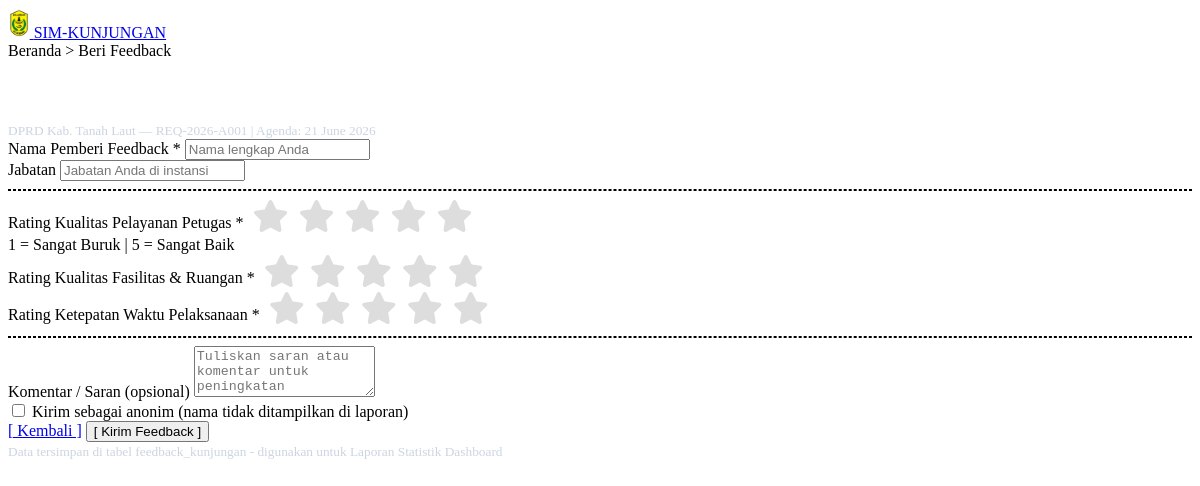
The app's page /feedback.php, older data.
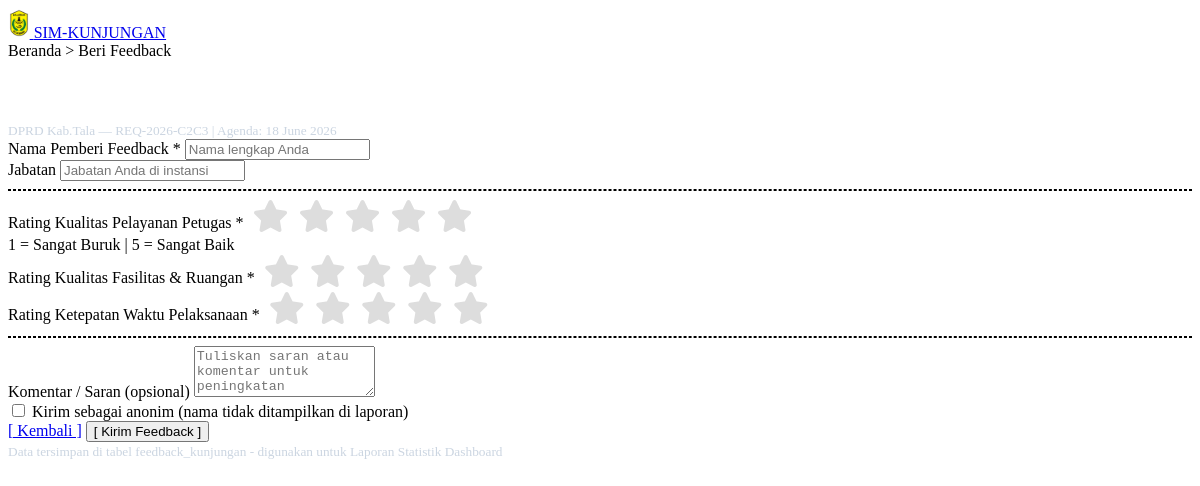
The same page, newer data.
### tables this page shows
CREATE TABLE `kunjungan` (
  `id_kunjungan` int NOT NULL,
  `kode_booking` varchar(20) DEFAULT NULL,
  `email_pemohon` varchar(100) DEFAULT NULL,
  `no_hp_pemohon` varchar(20) DEFAULT NULL,
  `no_register` varchar(50) DEFAULT NULL,
  `jenis_pendaftaran` enum('online','walk-in') DEFAULT 'online',
  `id_kategori` int DEFAULT NULL,
  `tgl_surat_permohonan` date DEFAULT NULL,
  `tgl_kunjungan` date DEFAULT NULL,
  `waktu_kunjungan` time DEFAULT NULL,
  `nama_instansi_tamu` varchar(150) DEFAULT NULL,
  `alamat_instansi` text,
  `jumlah_peserta_rencana` int DEFAULT NULL,
  `materi_kunjungan` text,
  `file_surat_permohonan` varchar(255) DEFAULT NULL,
  `no_skk` varchar(100) DEFAULT NULL,
  `tgl_skk` date DEFAULT NULL,
  `instansi_pengirim_skk` varchar(150) DEFAULT NULL,
  `perihal_skk` varchar(255) DEFAULT NULL,
  `file_skk` varchar(255) DEFAULT NULL,
  `id_pj` int DEFAULT NULL,
  `id_ruangan` int DEFAULT NULL,
  `id_admin_verif` int DEFAULT NULL,
  `status_kegiatan` enum('pending','dijadwalkan','sedang berkunjung','selesai','batal') DEFAULT 'pending',
  `alasan_pembatalan` text,
  `tgl_pembatalan` datetime DEFAULT NULL,
  `qr_code_data` varchar(500) DEFAULT NULL,
  `qr_code_path` varchar(255) DEFAULT NULL,
  `status_kehadiran` enum('belum','hadir','selesai') DEFAULT 'belum',
  `waktu_scan` timestamp NULL DEFAULT NULL,
  `batas_waktu_kunjungan` datetime DEFAULT NULL,
  `waktu_checkout` timestamp NULL DEFAULT NULL,
  `created_at` timestamp NOT NULL DEFAULT CURRENT_TIMESTAMP
);

### feedback.php (the view, shortened to what the changed rows need)
<?php
include 'koneksi.php';
$pesan_sukses = "";
$id_kunjungan = isset($_GET['id']) ? intval($_GET['id']) : 1;
$instansi_tamu = "DPRD Kab. Tanah Laut";
$kode_booking  = "REQ-2026-A001";
$tgl_agenda    = date('d F Y');
$q_info = mysqli_query($koneksi, "SELECT * FROM kunjungan WHERE id_kunjungan = '$id_kunjungan'");
if ($q_info && mysqli_num_rows($q_info) > 0) {
    $d_info = mysqli_fetch_assoc($q_info);
    $instansi_tamu = $d_info['nama_instansi_tamu'];
    $kode_booking  = $d_info['kode_booking'];
    $tgl_agenda    = isset($d_info['tgl_kunjungan']) ? date('d F Y', strtotime($d_info['tgl_kunjungan'])) : date('d F Y');
}
?>
<!doctype html>
<html lang="id">
<head>
    <link rel="stylesheet" href="https://cdnjs.cloudflare.com/ajax/libs/font-awesome/6.4.0/css/all.min.css" />
    <link rel="stylesheet" href="assets/css/style.css" id="main-style-link" />
    <link rel="stylesheet" href="assets/css/style-preset.css" />
</head>
<body class="bg-light">
    <div class="container mt-5 mb-5">
        <div class="row justify-content-center">
            <div class="col-lg-7">
                <?php if($pesan_sukses != ""): ?>
                <div class="card shadow border-success mb-4">
                    <div class="card-body text-center p-5">
                        <div class="avtar avtar-xl bg-light-success text-success mb-3 mx-auto">
                            <i class="fa-solid fa-heart" style="font-size: 40px;"></i>
                        </div>
                        <h3 class="mt-3 text-success"><?= $pesan_sukses; ?></h3>
                        <div class="mt-4">
                            <a href="index.php" class="btn btn-outline-secondary">Kembali ke Beranda</a>
                        </div>
                    </div>
                </div>
                <?php else: ?>
                <div class="card shadow">
                    <div class="card-header bg-dark text-white text-center py-3">
                        <h4 class="mb-1 text-white" style="color: #fff !important;">[ Bagaimana Pengalaman Kunjungan Anda? ]</h4>
                        <small class="text-light" style="color: #cbd5e1 !important;">
                            <?= htmlspecialchars($instansi_tamu); ?> — <?= htmlspecialchars($kode_booking); ?> | Agenda: <?= $tgl_agenda; ?>
                        </small>
                    </div>
                    <div class="card-body p-4 px-md-5">
                        <form method="POST">
                            <div class="mb-3">
                                <label class="form-label fw-bold">Nama Pemberi Feedback <span class="text-danger">*</span></label>
                                <input type="text" name="nama_pemberi" id="nama_pemberi_input" class="form-control" placeholder="Nama lengkap Anda" required>
                            </div>
                            <div class="mb-4">
                                <label class="form-label fw-bold">Jabatan</label>
                                <input type="text" name="jabatan_pemberi" class="form-control" placeholder="Jabatan Anda di instansi">
                            </div>
                            <hr class="my-4 border-dashed">
                            <div class="mb-3">
                                <label class="form-label fw-bold d-block mb-1">Rating Kualitas Pelayanan Petugas <span class="text-danger">*</span></label>
                                <div class="rating-group">
                                    <input type="radio" id="pel_5" name="rating_pelayanan" value="5" required/><label for="pel_5"><i class="fa-solid fa-star"></i></label>
                                    <input type="radio" id="pel_4" name="rating_pelayanan" value="4"/><label for="pel_4"><i class="fa-solid fa-star"></i></label>
                                    <input type="radio" id="pel_3" name="rating_pelayanan" value="3"/><label for="pel_3"><i class="fa-solid fa-star"></i></label>
                                    <input type="radio" id="pel_2" name="rating_pelayanan" value="2"/><label for="pel_2"><i class="fa-solid fa-star"></i></label>
                                    <input type="radio" id="pel_1" name="rating_pelayanan" value="1"/><label for="pel_1"><i class="fa-solid fa-star"></i></label>
                                </div>
                                <div class="text-muted small mt-n1">1 = Sangat Buruk | 5 = Sangat Baik</div>
                            </div>
                            <div class="mb-3">
                                <label class="form-label fw-bold d-block mb-1">Rating Kualitas Fasilitas & Ruangan <span class="text-danger">*</span></label>
                                <div class="rating-group">
                                    <input type="radio" id="fas_5" name="rating_fasilitas" value="5" required/><label for="fas_5"><i class="fa-solid fa-star"></i></label>
                                    <input type="radio" id="fas_4" name="rating_fasilitas" value="4"/><label for="fas_4"><i class="fa-solid fa-star"></i></label>
                                    <input type="radio" id="fas_3" name="rating_fasilitas" value="3"/><label for="fas_3"><i class="fa-solid fa-star"></i></label>
                                    <input type="radio" id="fas_2" name="rating_fasilitas" value="2"/><label for="fas_2"><i class="fa-solid fa-star"></i></label>
                                    <input type="radio" id="fas_1" name="rating_fasilitas" value="1"/><label for="fas_1"><i class="fa-solid fa-star"></i></label>
                                </div>
                            </div>
                            <div class="mb-4">
                                <label class="form-label fw-bold d-block mb-1">Rating Ketepatan Waktu Pelaksanaan <span class="text-danger">*</span></label>
                                <div class="rating-group">
                                    <input type="radio" id="wak_5" name="rating_ketepatan_waktu" value="5" required/><label for="wak_5"><i class="fa-solid fa-star"></i></label>
                                    <input type="radio" id="wak_4" name="rating_ketepatan_waktu" value="4"/><label for="wak_4"><i class="fa-solid fa-star"></i></label>
                                    <input type="radio" id="wak_3" name="rating_ketepatan_waktu" value="3"/><label for="wak_3"><i class="fa-solid fa-star"></i></label>
                                    <input type="radio" id="wak_2" name="rating_ketepatan_waktu" value="2"/><label for="wak_2"><i class="fa-solid fa-star"></i></label>
                                    <input type="radio" id="wak_1" name="rating_ketepatan_waktu" value="1"/><label for="wak_1"><i class="fa-solid fa-star"></i></label>
                                </div>
                            </div>
                            <hr class="my-4 border-dashed">
                            <div class="mb-3">
                                <label class="form-label fw-bold">Komentar / Saran (opsional)</label>
                                <textarea name="komentar_saran" class="form-control" rows="3" placeholder="Tuliskan saran atau komentar untuk peningkatan pelayanan..."></textarea>
                            </div>
                            <div class="form-check mb-4">
                                <input class="form-check-input" type="checkbox" name="is_anonymous" id="anonim" value="1" onchange="toggleAnonim(this)">
                                <label class="form-check-label text-muted" for="anonim">
                                    Kirim sebagai anonim (nama tidak ditampilkan di laporan)
                                </label>
                            </div>
                            <div class="d-flex justify-content-center gap-3 mt-4">
                                <a href="index.php" class="btn btn-light border px-4 py-2">[ Kembali ]</a>
                                <button type="submit" name="kirim_feedback" class="btn btn-dark px-4 py-2">
                                    [ Kirim Feedback ]
                                </button>
                            </div>
                        </form>
                    </div>
                    <div class="card-header bg-dark text-white text-center py-2" style="border-radius: 0 0 7px 7px;">
                        <small style="color: #cbd5e1 !important;">Data tersimpan di tabel feedback_kunjungan - digunakan untuk Laporan Statistik Dashboard</small>
                    </div>
                </div>
                <?php endif; ?>
            </div>
        </div>
    </div>
</body>
</html>

Row changes from the older to the newer data that the page shows:
added kunjungan: nama_instansi_tamu "DPRD Kab.Tala", kode_booking "REQ-2026-C2C3", tgl_kunjungan "18 June 2026"
Text that changed along with them:
$instansi_tamu: "DPRD Kab. Tanah Laut" → (not shown)
$kode_booking: "REQ-2026-A001" → (not shown)
$tgl_agenda: "21 June 2026" → (not shown)
